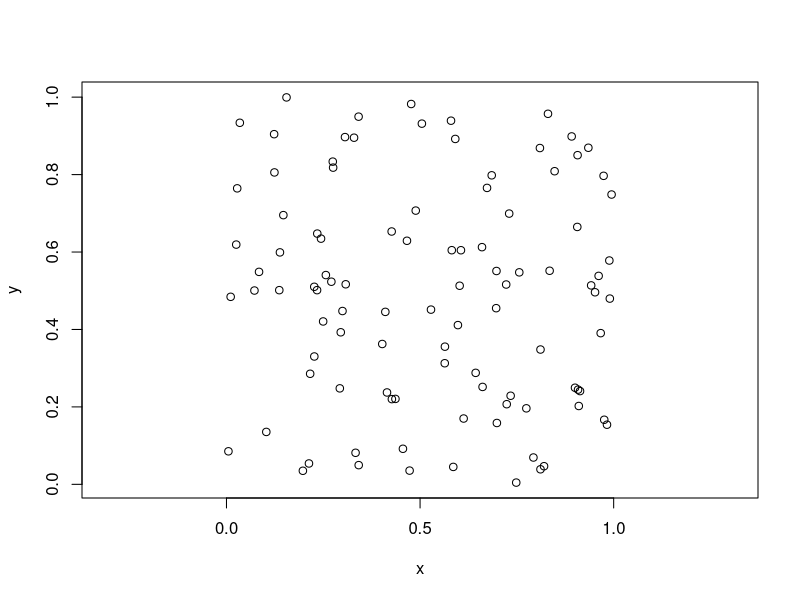
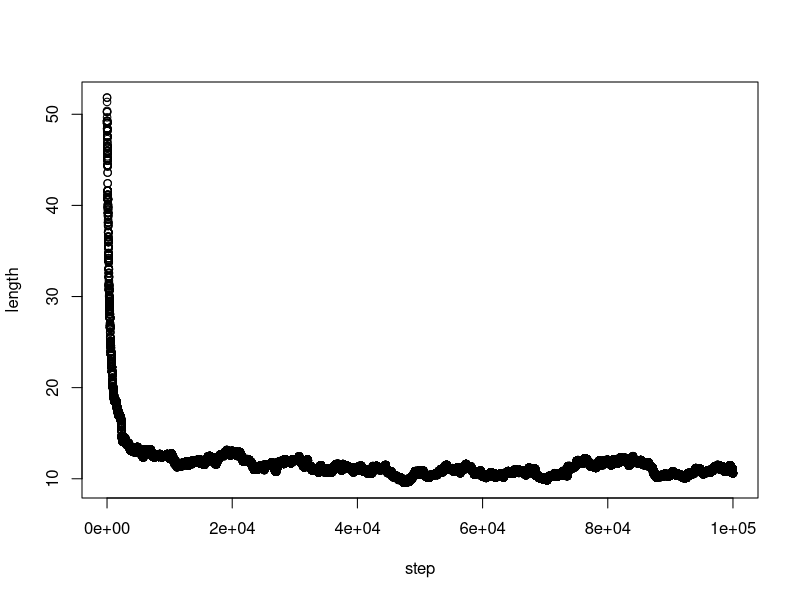
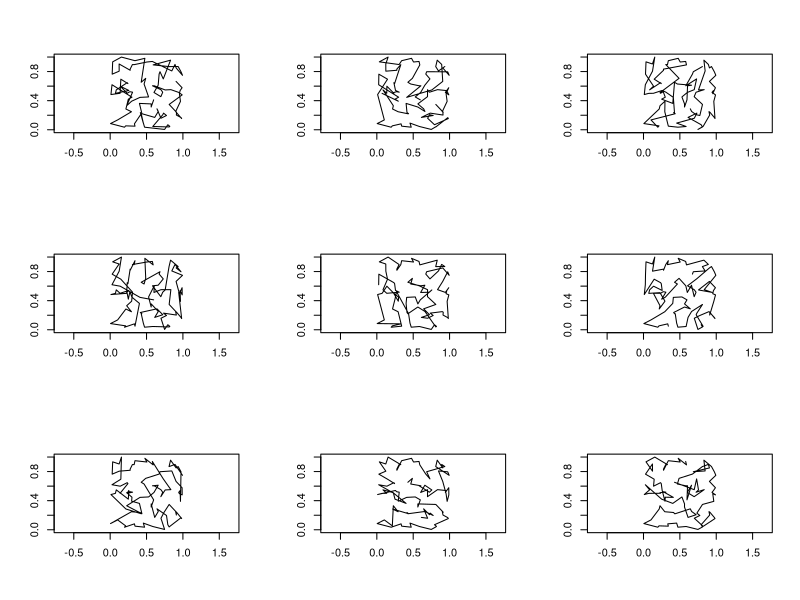
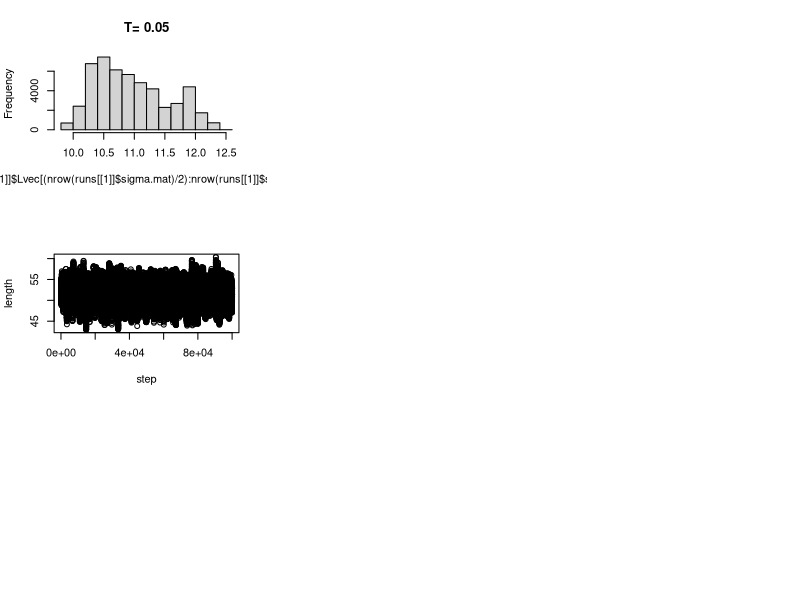
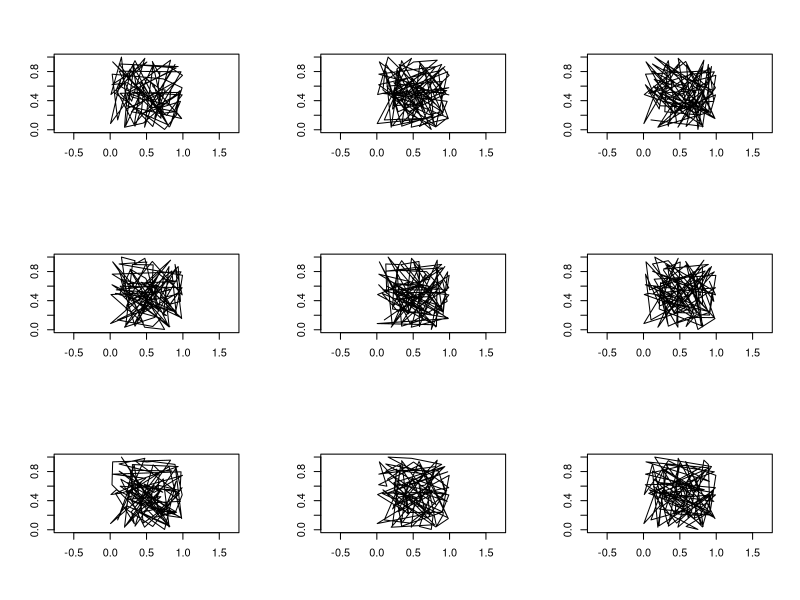
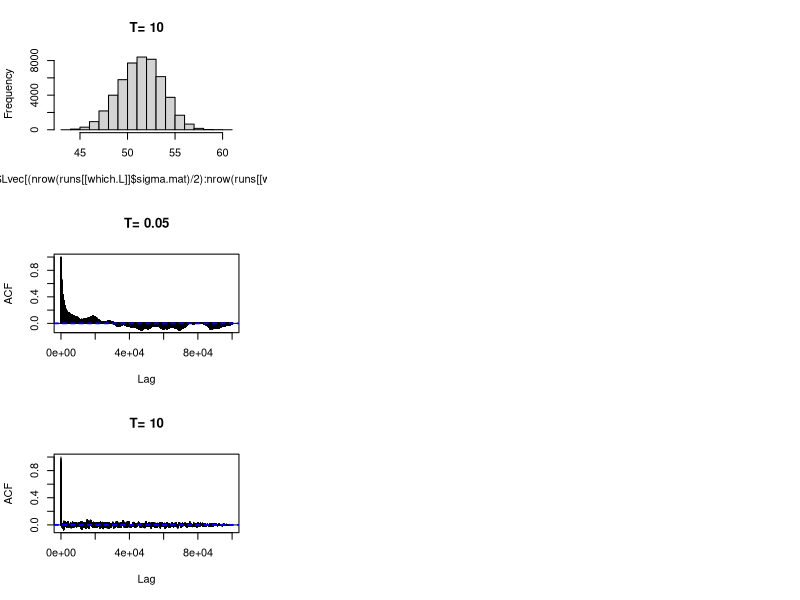

Write the R code that produced these figures, in order.
## ---- chunk 1
fig.dim <- 5
knitr::opts_chunk$set(fig.height=fig.dim,fig.width=2*fig.dim,fig.align='center')
## ---- chunk 2
    ka <- kb <- 0.2
    kpol <- 0.5
    P <- matrix( c(
        0, ka, kb, 0, 0, 0,
        ka, 0, 0, kb, 0, 0,
        kb, 0, 0, ka, 0, 0,
        0, kb, ka, 0, kpol, 0,
        0, 0, 0, 0, 0, 1,
        0, 0, 0, 1, 0, 0
        ), byrow=TRUE, nrow=6 )
    diag(P) <- 1-rowSums(P)
    # here is u:
    u <- numeric(6)
    u[2:6] <- solve( diag(5)-P[2:6,2:6], c(rep(0,4),1) )
    u
## ---- chunk 3
    nchains <- 1e4
    nsteps <- 300
    step.probs <- lapply(1:nrow(P), function (k) {
            list( 
                states=which(P[k,]>0),
                probs=c(0,cumsum(P[k,P[k,]>0]))
            )
        } )
    mcruns <- matrix(0, nrow=nchains, ncol=nsteps)
    # uniform initial state:
    mcruns[,1] <- sample.int(nrow(P),nchains,replace=TRUE)
    for (k in 2:nsteps) {
        for (state in 1:nrow(P)) {
            dothese <- which(mcruns[,k-1]==state)
            newstate <- findInterval( runif(length(dothese)), step.probs[[state]]$probs )
            mcruns[dothese,k] <- step.probs[[state]]$states[newstate]
        }
    }
    return.times <- apply(mcruns==1,1,function (x) which(x)[1])
    t.visits <- rowSums( (mcruns==6) & (col(mcruns)<return.times[row(mcruns)]) )
    # here is the comparison:
    rbind(
            theory=u,
            simulation=tapply( t.visits, mcruns[,1], mean ),
            se=tapply( t.visits, mcruns[,1], sd )/sqrt(nchains)
        )
## ---- chunk 4
npts <- 100
xy <- data.frame( x=runif(npts), y=runif(npts) )
D <- sqrt( outer(xy$x,xy$x,"-")^2 + outer(xy$y,xy$y,"-")^2 )
plot(xy,asp=1)
## ---- chunk 5
L <- function (sigma) {
    sum( D[ cbind( sigma[-length(sigma)], sigma[-1] ) ] )
}

propose <- function(sigma) {
    jk <- sort(sample(seq_along(sigma),2))
    sigma[jk[1]:jk[2]] <- rev(sigma[jk[1]:jk[2]])
    return( sigma )
}

metrop_step <- function (sigma,T,L0=L(sigma)) {
    new.sigma <- propose(sigma)
    L1 <- L(new.sigma)
    if (runif(1) < min(1,exp(-(L1-L0)/T))) {
        return(new.sigma)
    } else {
        return(sigma)
    }
}
## ---- chunk 6
run_metrop <- function (Tval,nsteps) {
    sigma.mat <- matrix(NA,nrow=nsteps,ncol=npts)
    Lvec <- numeric(nsteps)
    sigma.mat[1,] <- sample(npts)  # random initial start
    Lvec[1] <- L(sigma.mat[1,])
    for (k in 2:nsteps) {
        sigma.mat[k,] <- metrop_step(sigma.mat[k-1,],T=Tval,L0=Lvec[k-1])
        Lvec[k] <- L(sigma.mat[k,])
    }
    return( list( sigma.mat=sigma.mat, Lvec=Lvec ) )
}
Tvals <- c(0.05,10)
runs <- lapply( Tvals, run_metrop, nsteps=1e5 )
## ---- chunk 7
which.L <- 1
    plot(runs[[which.L]]$Lvec,ylab="length",xlab="step")
## ---- chunk 8
    layout(matrix(1:9,nrow=3))
    for (k in seq(1,nrow(runs[[which.L]]$sigma.mat),length.out=10)[-1]) {
        plot( xy$x[runs[[which.L]]$sigma.mat[k,]], xy$y[runs[[which.L]]$sigma.mat[k,]], type='l', 
             xlim=c(0,1), ylim=c(0,1), asp=1, xlab='', ylab='' )
    }
## ---- chunk 9
    hist(runs[[1]]$Lvec[(nrow(runs[[1]]$sigma.mat)/2):nrow(runs[[1]]$sigma.mat)],main=paste("T=",Tvals[1]))
## ---- chunk 10
which.L <- 2
    plot(runs[[which.L]]$Lvec,ylab="length",xlab="step")
## ---- chunk 11
    layout(matrix(1:9,nrow=3))
    for (k in seq(1,nrow(runs[[which.L]]$sigma.mat),length.out=10)[-1]) {
        plot( xy$x[runs[[which.L]]$sigma.mat[k,]], xy$y[runs[[which.L]]$sigma.mat[k,]], type='l', 
             xlim=c(0,1), ylim=c(0,1), asp=1, xlab='', ylab='' )
    }
## ---- chunk 12
    hist(runs[[which.L]]$Lvec[(nrow(runs[[which.L]]$sigma.mat)/2):nrow(runs[[which.L]]$sigma.mat)],main=paste("T=",Tvals[which.L]))
## ---- chunk 13
acf(runs[[1]]$Lvec,lag.max=length(runs[[1]]$Lvec),main=paste("T=",Tvals[1]))
acf(runs[[2]]$Lvec,lag.max=length(runs[[2]]$Lvec),main=paste("T=",Tvals[2]))
## ---- chunk 14
start.probs <- sapply( lapply(runs,list2env), with, {x<-colSums(sigma.mat[seq(floor(nrow(sigma.mat)/2),length.out=floor(nrow(sigma.mat)/2)),]);x/sum(x)} )
next.probs <- sapply( lapply(runs,list2env), with, 
                     { ones <- (sigma.mat==1);
                     tabulate( sigma.mat[cbind(row(sigma.mat)[ones],1+(col(sigma.mat)%%ncol(sigma.mat)))] ) } )
next.probs <- next.probs/colSums(next.probs)[col(next.probs)]
